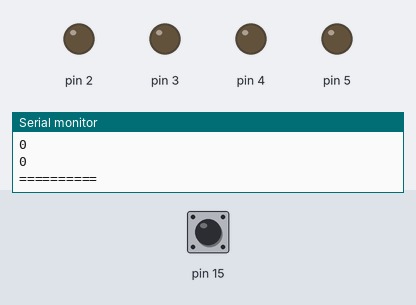
A sketch run on a simulated Arduino Mega 2560, built with avr-gcc and run on an emulated ATmega2560. Parts: output pins drawn as LEDs (lit = HIGH), the last lines printed to the serial monitor. The test bench sets the inputs (shaded band); at power-on: pin 15 LOW.

Above: at 0.8 s.
0.9 s: pin 15 driven HIGH
At 1.3 s:
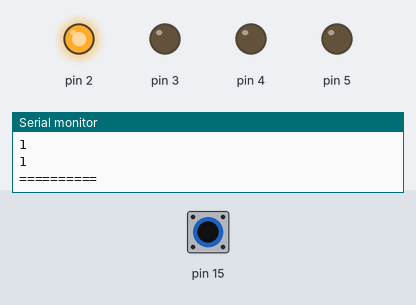
2.4 s: pin 15 pulsed LOW 5 times (0.12 s each, 0.3 s apart)
At 2.98 s:
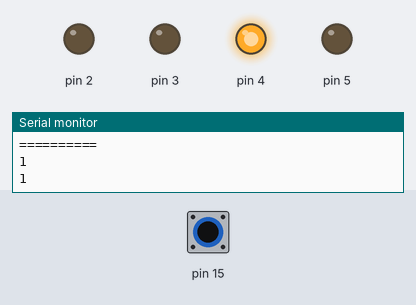
At 4.4 s:
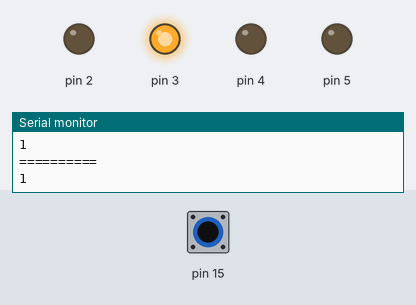
Timing chart, 0 to 5.9 s (numbered marks = the images above; inputs shaded):
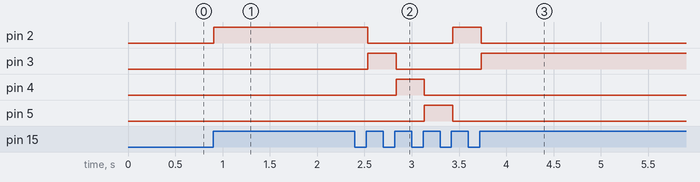

Measured:
- after the input at 0.9 s, pin 2: LOW → HIGH at once
- after the input at 2.4 s, pin 2: HIGH → LOW after 0.13 s, → HIGH 0.90 s later, → LOW 0.30 s later; pin 3: LOW → HIGH after 0.13 s, → LOW 0.30 s later, → HIGH 0.90 s later; pin 4: LOW → HIGH after 0.43 s, → LOW 0.30 s later; pin 5: LOW → HIGH after 0.73 s, → LOW 0.30 s later

The sketch:

Week8_HW_LED_with_button.ino
```cpp
#define F_CPU 16000000L
#include <avr/io.h>
#include <util/delay.h>

#define set_bit(value, bit) (_SFR_BYTE(value) |= _BV(bit))
#define clear_bit(value, bit) (_SFR_BYTE(value) &= ~_BV(bit))

int main(void) {
  init();
  Serial.begin(9600);

  uint8_t prev = 0, curr = 0;
  int pattern = 0;

  DDRJ &= ~0x01;
  DDRE |= 0x38;
  DDRG |= 0x20;

  while (1) {


    curr = PINJ & 0x01;  // 버튼 상태 읽기
    if (isButtonPressed(curr, prev)) {
      show_pattern(pattern);
      ++pattern %= 4;
    }

    Serial.println(curr);
    Serial.println(prev);
    Serial.println("==========");

    prev = curr;
  }
  return 0;
}

bool isButtonPressed(int curr, int prev) {
  return curr && !prev;
}

void show_pattern(int pattern) {
  switch (pattern) {
    case 0:
      set_bit(PORTE, 4);
      clear_bit(PORTE, 5);
      clear_bit(PORTG, 5);
      clear_bit(PORTE, 3);
      break;
    case 1:
      clear_bit(PORTE, 4);
      set_bit(PORTE, 5);
      clear_bit(PORTG, 5);
      clear_bit(PORTE, 3);
      break;
    case 2:
      clear_bit(PORTE, 4);
      clear_bit(PORTE, 5);
      set_bit(PORTG, 5);
      clear_bit(PORTE, 3);
      break;
    case 3:
      clear_bit(PORTE, 4);
      clear_bit(PORTE, 5);
      clear_bit(PORTG, 5);
      set_bit(PORTE, 3);
      break;
  }
}
```
